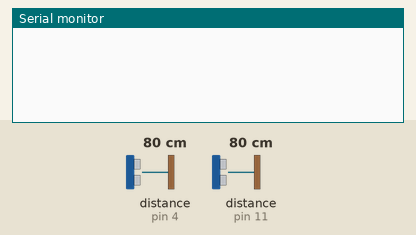
A sketch run on a simulated Arduino Uno, built with avr-gcc and run on an emulated ATmega328P. Shown: the last lines printed to the serial monitor. Inputs (shaded band) come from the test bench; at power-on: distance to the obstacle (sensors on pin 4, pin 11) 80 cm. The echo pulse lasts 58.3 µs per cm.

Above: at 1.2 s.
1.3 s: distance to the obstacle (sensor on pin 4) set to 30 cm
2.8 s: distance to the obstacle (sensor on pin 4) set to 23 cm
At 3.8 s:
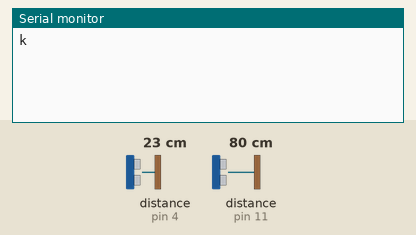
5.4 s: distance to the obstacle (sensor on pin 11) set to 29 cm
At 6.7 s:
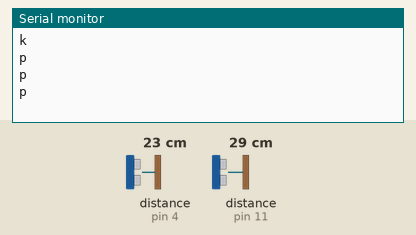
6.9 s: distance to the obstacle (sensor on pin 11) set to 23 cm
At 8.6 s:
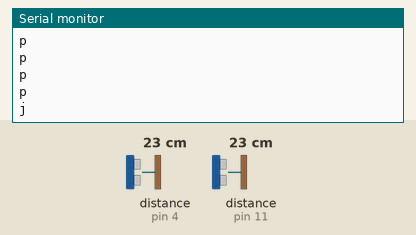

Measured:
- the behaviour switches between 27 and 26 cm on distance to the obstacle (sensor on pin 4) (found by bisection; images 0 and 1)
- the behaviour switches between 27 and 26 cm on distance to the obstacle (sensor on pin 11) (found by bisection; images 2 and 3)
- after the input at 2.8 s, the serial monitor: prints a new line after 0.16 s (image 1)
- after the input at 6.9 s, the serial monitor: prints a new line after 1.1 s (image 3)

The sketch:

ICC.ino
```cpp
#include <NewPing.h>

#define trigger1 12
#define trigger2 5
#define echo1 11
#define echo2 4
#define max_distance1 200
#define max_distance2 200


const byte numChars = 32;
char receivedChars[numChars];
#include<SoftwareSerial.h>
SoftwareSerial HC05(0,1);
boolean newData = false;


float temp;
NewPing sonar1(trigger1,echo1,max_distance1);
NewPing sonar2(trigger2,echo2,max_distance2);

void calculate_distances(void);
  int distance1,distance2;
  void recvWithEndMarker(void);
  void showNewData(void);

void calculate_distances(void){

  unsigned int d1=sonar1.ping();
  distance1=sonar1.convert_cm(d1);
  unsigned int d2=sonar2.ping();
  distance2=sonar2.convert_cm(d2);

}


void recvWithEndMarker() {
    static byte ndx = 0;
    char endMarker = '`';
    char rc;

    while (HC05.available() > 0 && newData == false) {
        rc = HC05.read();

        if (rc != endMarker) {
            receivedChars[ndx] = rc;
            ndx++;
            if (ndx >= numChars) {
                ndx = numChars - 1;
            }
        }
        else {
            receivedChars[ndx] = '\0';
            ndx = 0;
            newData = true;
        }
    }
}

void showNewData() {
    if (newData == true) {
        Serial.println(receivedChars);
        newData = false;
    }
}


void setup() {
  Serial.begin(38400);
  HC05.begin(38400);
}

void loop() {

 /*
  calculate_distances();

  Serial.print(distance1);
  Serial.print("--");
  Serial.println(distance2);
  delay(100);


  */

 if (HC05.available()){
  recvWithEndMarker();
    showNewData();
 }
else{
   calculate_distances();
   if(distance1 >=3 && distance1 <= 26){
      delay(300);
      calculate_distances();
      if(distance1>=3 && distance1 <= 26){
        delay(700);
         calculate_distances();
        if(distance1 >= 3 && distance1 <= 26){
          Serial.println("j");
          }else if (distance1 >=30 && distance1 <=45){
                     Serial.println("c");
      }
      }else{
        delay(300);
            temp=millis();
    while(millis()<=(temp+300)){
       calculate_distances();
       if(distance2 >=3 && distance2 <=22){
        Serial.println("3");
        break;
       }
    }
    }


   } else if (distance2 >=3 && distance2 <= 26){
      delay(300);
      calculate_distances();
      if(distance2 >=3 && distance2 <= 26){
        delay(700);
        calculate_distances();
            if(distance2 >= 3 && distance2 <= 26){
        Serial.println("p");
      }else if (distance2 >=30 && distance2 <= 45){
        Serial.println("l");
      }

   }else {
    delay(300);
        temp=millis();
    while(millis() <= (temp+300)){
      calculate_distances();
      if(distance1 >=3 && distance1 <=22){
        Serial.println("4");
        break;
      }
    }
   }

   }else if(distance1 >= 30 && distance1 <=40){
    delay(400);
    calculate_distances();
    if(distance1 >= 4 && distance1 <= 13   ){
      Serial.println("5");
    }
   }else if(distance2 >= 30 && distance2 <=40){
    delay(400);
    calculate_distances();
    if(distance2 >= 3 && distance2 <= 26 ){
      Serial.println("k");
    }
   }
   }
}
```
